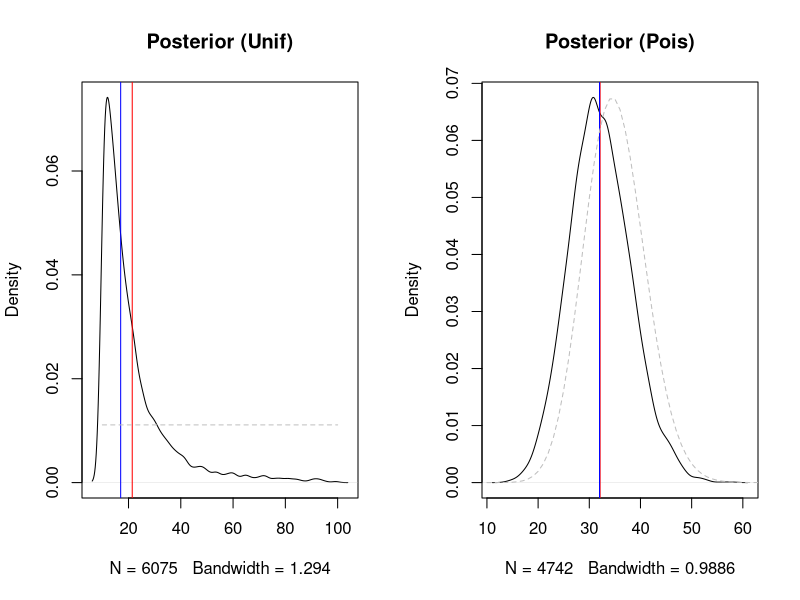

This chart was generated by the following R code:
n_sims = 100000

n_marked = 5
n_sampled = 7
n_recaptured = 3

unif_min = 10
unif_max = 100
unif_prior = sample(unif_min:unif_max, n_sims, replace=TRUE)

lambda = 35
pois_prior = rpois(n_sims, lambda)

generative_model = function(n_total)
{
  marked = rep(1, n_marked)
  unmarked = rep(0, n_total-n_marked)
  
  pop = c(marked, unmarked)
  sum(sample(pop, n_sampled, replace=FALSE))
}

sim_unif = sapply(unif_prior, generative_model)
sim_pois = sapply(pois_prior, generative_model)

post_unif = unif_prior[sim_unif == n_recaptured]
post_pois = pois_prior[sim_pois == n_recaptured]


par(mfrow=c(1,2))

plot(density(post_unif), main = "Posterior (Unif)")
abline(v=mean(post_unif),col='red')
abline(v=median(post_unif),col='blue')

x = unif_min:unif_max
y = rep(1/(unif_max-unif_min), length(x))
lines(x,y, lty=2,col='grey')


plot(density(post_pois), main = "Posterior (Pois)")
abline(v=mean(post_pois),col='red')
abline(v=median(post_pois),col='blue')

x = unif_min:unif_max
y = dpois(x, lambda)
lines(x,y, lty=2,col='grey')

